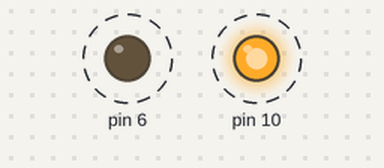
This sketch was run on a simulated Arduino Uno, built with avr-gcc and run on an emulated ATmega328P. Shown: output pins drawn as LEDs (lit = HIGH). Dashed ring = blinking.

Above: at 0.5 s.
Timing chart, 0 to 4.6 s (numbered marks = the images above):
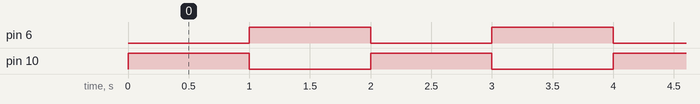

The sketch:

LedAlternando.ino
```cpp
void setup()
{
  pinMode(10, OUTPUT);
  pinMode(6, OUTPUT);
}

void loop()
{
  digitalWrite(10, HIGH);
  delay(1000); // Wait for 1000 millisecond(s)
  digitalWrite(10, LOW);
  digitalWrite(6, HIGH);
  delay(1000); // Wait for 1000 millisecond(s)
  digitalWrite(6, LOW);
}
```

Measured:
- by itself, pin 6, pin 10: alternates HIGH for 1.0 s and LOW for 1.0 s
- by itself, everything shown: repeats every 2.0 s, in 3 steps
